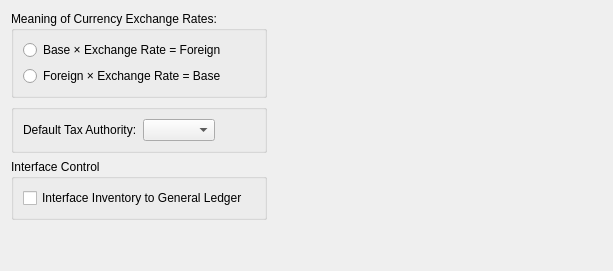
     <widget class="QWidget" name="_globalTab">
      <attribute name="title">
       <string>Global</string>
      </attribute>
      <layout class="QHBoxLayout" name="horizontalLayout_4">
       <item>
        <layout class="QVBoxLayout" name="verticalLayout_5">
         <item>
          <layout class="QVBoxLayout" name="verticalLayout_4">
           <item>
            <widget class="QGroupBox" name="_exchangeRateSense">
             <property name="title">
              <string>Meaning of Currency Exchange Rates:</string>
             </property>
             <layout class="QVBoxLayout">
              <item>
               <widget class="QRadioButton" name="_baseToLocal">
                <property name="text">
                 <string>Base × Exchange Rate = Foreign</string>
                </property>
               </widget>
              </item>
              <item>
               <widget class="QRadioButton" name="_localToBase">
                <property name="text">
                 <string>Foreign × Exchange Rate = Base</string>
                </property>
               </widget>
              </item>
             </layout>
            </widget>
           </item>
           <item>
            <widget class="QGroupBox" name="_taxGroup">
             <property name="title">
              <string/>
             </property>
             <layout class="QGridLayout" name="gridLayout_11">
              <item row="0" column="0">
               <layout class="QHBoxLayout">
                <item>
                 <widget class="QLabel" name="_taxauthLit">
                  <property name="text">
                   <string>Default Tax Authority:</string>
                  </property>
                  <property name="buddy">
                   <cstring>_taxauth</cstring>
                  </property>
                 </widget>
                </item>
                <item>
                 <widget class="XComboBox" name="_taxauth">
                  <property name="allowNull">
                   <bool>true</bool>
                  </property>
                  <property name="nullStr">
                   <string>None</string>
                  </property>
                  <property name="type">
                   <enum>XComboBox::TaxAuths</enum>
                  </property>
                 </widget>
                </item>
                <item>
                 <spacer>
                  <property name="orientation">
                   <enum>Qt::Horizontal</enum>
                  </property>
                  <property name="sizeType">
                   <enum>QSizePolicy::MinimumExpanding</enum>
                  </property>
                  <property name="sizeHint" stdset="0">
                   <size>
                    <width>40</width>
                    <height>20</height>
                   </size>
                  </property>
                 </spacer>
                </item>
               </layout>
              </item>
             </layout>
            </widget>
           </item>
           <item>
            <widget class="QGroupBox" name="_interfaceGroup">
             <property name="title">
              <string>Interface Control</string>
             </property>
             <layout class="QVBoxLayout" name="verticalLayout_3">
              <item>
               <widget class="QCheckBox" name="_int2gl">
                <property name="text">
                 <string>Interface Inventory to General Ledger</string>
                </property>
               </widget>
              </item>
             </layout>
            </widget>
           </item>
          </layout>
         </item>
         <item>
          <spacer name="verticalSpacer">
           <property name="orientation">
            <enum>Qt::Vertical</enum>
           </property>
           <property name="sizeHint" stdset="0">
            <size>
             <width>20</width>
             <height>40</height>
            </size>
           </property>
          </spacer>
         </item>
        </layout>
       </item>
       <item>
        <spacer name="horizontalSpacer_4">
         <property name="orientation">
          <enum>Qt::Horizontal</enum>
         </property>
         <property name="sizeHint" stdset="0">
          <size>
           <width>335</width>
           <height>20</height>
          </size>
         </property>
        </spacer>
       </item>
      </layout>
     </widget>
